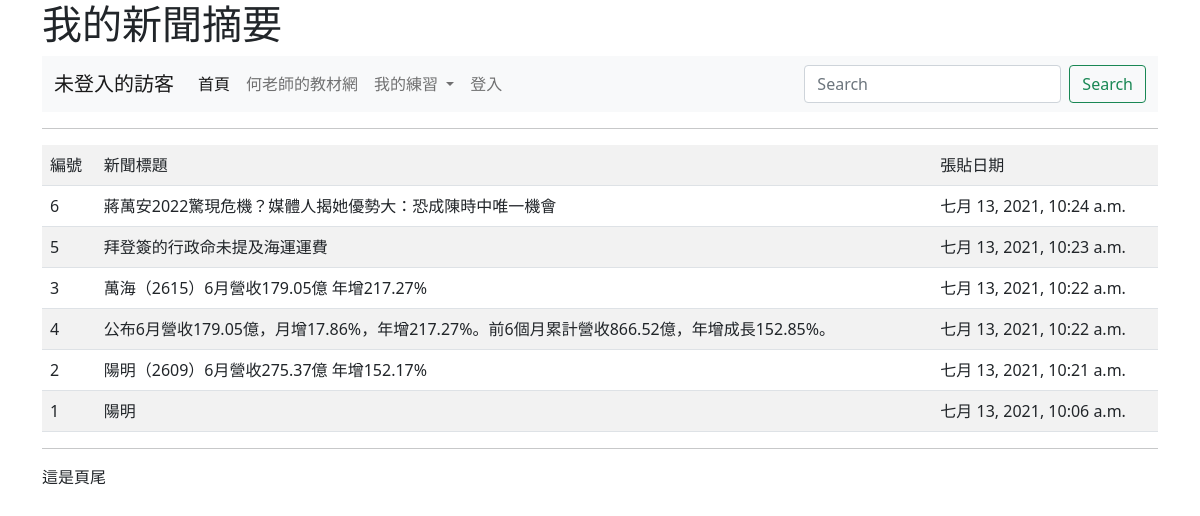
Page /news/ on the committed database.
### mysite/models.py (models this page shows, shortened)
class Post(models.Model):
	title = models.CharField(max_length=200)
	content = models.TextField()
	pub_date = models.DateTimeField(default=timezone.now)
	class Meta:
		ordering = ('-pub_date',)

### mysite/views.py (the view)
# urls.py: path('news/', views.news),
def news(request):
	posts = Post.objects.all()
	return render(request, "news.html", locals())

### templates/news.html (shortened to what this page needs)
{% extends "base.html" %}
{% block main %}
	<hr>
	<table class="table table-striped">
		<tr>
			<td>編號</td><td>新聞標題</td><td>張貼日期</td>
		</tr>
	{% for post in posts %}
		 <tr>
		 	<td>{{ post.id }}</td>
		   	<td>
		   		{% if request.user.is_authenticated %}
		   			<a href="/show/{{ post.id }}/">{{ post.title }}</a>
		   		{% else %}
		   			{{ post.title }}
		   		{% endif %}
		   	</td>
		   	<td>{{ post.pub_date }}</td>
		 </tr>
	{% endfor %}
	</table>
{% endblock %}

### rows in the picture
Post: id "6", title "蔣萬安2022驚現危機？媒體人揭她優勢大：恐成陳時中唯一機會", pub_date "七月 13, 2021, 10:24 a.m."
Post: id "5", title "拜登簽的行政命未提及海運運費", pub_date "七月 13, 2021, 10:23 a.m."
Post: id "3", title "萬海（2615）6月營收179.05億 年增217.27%", pub_date "七月 13, 2021, 10:22 a.m."
Post: id "4", title "公布6月營收179.05億，月增17.86%，年增217.27%。前6個月累計營收866.52億，年增成長152.85%。", pub_date "七月 13, 2021, 10:22 a.m."
Post: id "2", title "陽明（2609）6月營收275.37億 年增152.17%", pub_date "七月 13, 2021, 10:21 a.m."
Post: id "1", title "陽明", pub_date "七月 13, 2021, 10:06 a.m."
